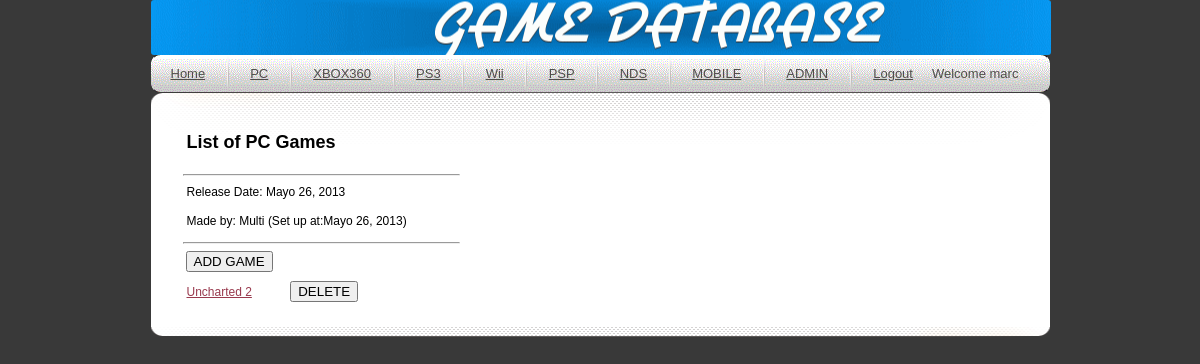
Before: /PC (signed in) with the older database file.
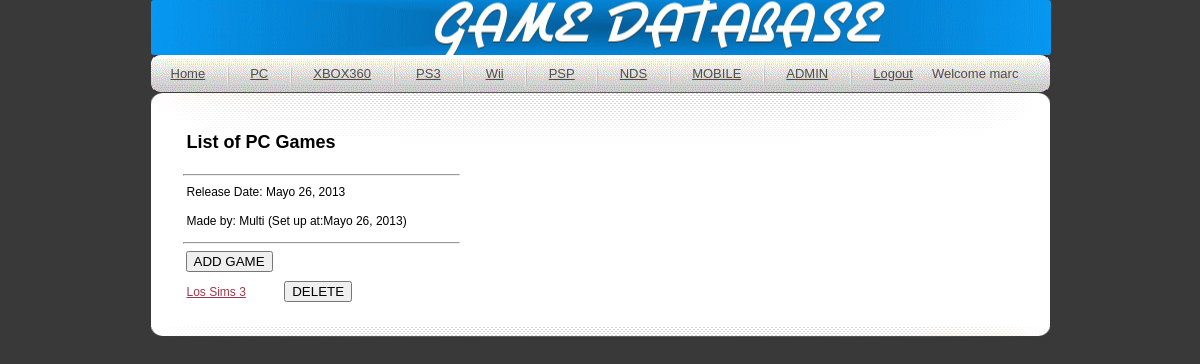
After: the same page with the newer database file.
### main/models.py (models this page shows, shortened)
class SupportedBy(models.Model):
    game=models.ForeignKey(Game)
    platform=models.ForeignKey(Platform)

class Game(models.Model):
    releaseDate = models.DateField(default=date.today)
    name = models.CharField(max_length=100,unique=True,primary_key=True)
    publisher = models.ForeignKey(Company)

### main/views.py (the view)
# urls.py: url(r'^PC$',gamesByPlatform),
@login_required(login_url='/login')
def gamesByPlatform(request):
    template = get_template('info.html')
    tmp = request.path.split('/')[1]
    path = request.path
    try:
        coll = Made.objects.get(platform=tmp)
        collection = SupportedBy.objects.all().filter(platform=tmp)
        variables =Context({
            'Title':'List of '+tmp+' Games',
            'TYPE':tmp,
            'Date': coll.platform.releaseDate,
            'Made':coll.company.name,
            'set':coll.company.setUp,
            'result': collection,
            'user': request.user,
            'path': path,
        })
    except:
        variables =Context({
            'Title':'List of '+tmp+' Games',
            'user': request.user,
            'Message':'Games not added yet! ',
            'path':path,
        })
        return render_to_response('http404.html',variables)
    return render_to_response('info.html',variables)

### main/templates/info.html (shortened to what this page needs)
{% extends "main.html" %}
    {% block content %}
        <h2>{{Title}}</h2>
        <hr style="width: 275px; float: left; margin-left: 32px"><p>
            <p>Release Date: {{Date}} </p>
            <p>Made by: {{Made}} (Set up at:{{set}})</p>
        <hr style="width: 275px; float: left; margin-left: 32px"><p>
        <p><input style="float: left; margin-left: 35px" type="submit" value="ADD GAME" onclick="parent.location='addGame'"></p>
        <p></p>
        <p></p>
        {% for item in result %}
        <p><a href=/{{TYPE|urlencode}}/{{item.game.name|urlencode}}>{{item.game.name}}</a>
        <input style="margin-left: 35px" type="submit" value="DELETE" onclick="parent.location='deleteGame/{{TYPE}}/{{item.game.name}}'">
        <p></p>
    {% endfor %}
    {% endblock %}

Changed rows visible on the page:
no longer on this page (row edited): SupportedBy: game.name "Uncharted 2"
now on this page (row edited): SupportedBy: game.name "Los Sims 3"
